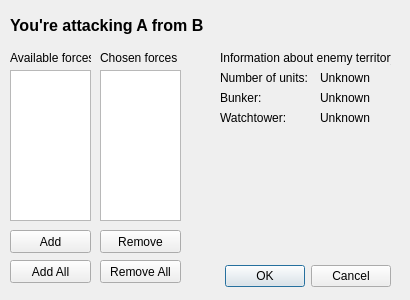
<?xml version="1.0" encoding="UTF-8"?>
<ui version="4.0">
 <class>AttackDialog</class>
 <widget class="QDialog" name="AttackDialog">
  <property name="geometry">
   <rect>
    <x>0</x>
    <y>0</y>
    <width>410</width>
    <height>300</height>
   </rect>
  </property>
  <property name="windowTitle">
   <string>Attack</string>
  </property>
  <widget class="QDialogButtonBox" name="buttonBox">
   <property name="geometry">
    <rect>
     <x>50</x>
     <y>260</y>
     <width>341</width>
     <height>32</height>
    </rect>
   </property>
   <property name="orientation">
    <enum>Qt::Horizontal</enum>
   </property>
   <property name="standardButtons">
    <set>QDialogButtonBox::Cancel|QDialogButtonBox::Ok</set>
   </property>
  </widget>
  <widget class="QLabel" name="titleLabel">
   <property name="geometry">
    <rect>
     <x>10</x>
     <y>10</y>
     <width>381</width>
     <height>31</height>
    </rect>
   </property>
   <property name="font">
    <font>
     <pointsize>12</pointsize>
     <weight>75</weight>
     <bold>true</bold>
    </font>
   </property>
   <property name="text">
    <string>You're attacking A from B</string>
   </property>
  </widget>
  <widget class="QLabel" name="label">
   <property name="geometry">
    <rect>
     <x>10</x>
     <y>50</y>
     <width>81</width>
     <height>16</height>
    </rect>
   </property>
   <property name="text">
    <string>Available forces</string>
   </property>
  </widget>
  <widget class="QLabel" name="label_2">
   <property name="geometry">
    <rect>
     <x>100</x>
     <y>50</y>
     <width>81</width>
     <height>16</height>
    </rect>
   </property>
   <property name="text">
    <string>Chosen forces</string>
   </property>
  </widget>
  <widget class="QPushButton" name="addButton">
   <property name="geometry">
    <rect>
     <x>10</x>
     <y>230</y>
     <width>81</width>
     <height>23</height>
    </rect>
   </property>
   <property name="text">
    <string>Add</string>
   </property>
  </widget>
  <widget class="QPushButton" name="removeButton">
   <property name="geometry">
    <rect>
     <x>100</x>
     <y>230</y>
     <width>81</width>
     <height>23</height>
    </rect>
   </property>
   <property name="text">
    <string>Remove</string>
   </property>
  </widget>
  <widget class="QPushButton" name="addAllButton">
   <property name="geometry">
    <rect>
     <x>10</x>
     <y>260</y>
     <width>81</width>
     <height>23</height>
    </rect>
   </property>
   <property name="text">
    <string>Add All</string>
   </property>
  </widget>
  <widget class="QPushButton" name="removeAllButton">
   <property name="geometry">
    <rect>
     <x>100</x>
     <y>260</y>
     <width>81</width>
     <height>23</height>
    </rect>
   </property>
   <property name="text">
    <string>Remove All</string>
   </property>
  </widget>
  <widget class="QLabel" name="infoTitleLabel">
   <property name="geometry">
    <rect>
     <x>220</x>
     <y>50</y>
     <width>171</width>
     <height>16</height>
    </rect>
   </property>
   <property name="text">
    <string>Information about enemy territory:</string>
   </property>
  </widget>
  <widget class="QTableWidget" name="availableTable">
   <property name="geometry">
    <rect>
     <x>10</x>
     <y>70</y>
     <width>81</width>
     <height>151</height>
    </rect>
   </property>
  </widget>
  <widget class="QTableWidget" name="chosenTable">
   <property name="geometry">
    <rect>
     <x>100</x>
     <y>70</y>
     <width>81</width>
     <height>151</height>
    </rect>
   </property>
  </widget>
  <widget class="QLabel" name="label_3">
   <property name="geometry">
    <rect>
     <x>220</x>
     <y>70</y>
     <width>91</width>
     <height>16</height>
    </rect>
   </property>
   <property name="text">
    <string>Number of units:</string>
   </property>
  </widget>
  <widget class="QLabel" name="label_4">
   <property name="geometry">
    <rect>
     <x>220</x>
     <y>90</y>
     <width>91</width>
     <height>16</height>
    </rect>
   </property>
   <property name="text">
    <string>Bunker:</string>
   </property>
  </widget>
  <widget class="QLabel" name="label_5">
   <property name="geometry">
    <rect>
     <x>220</x>
     <y>110</y>
     <width>91</width>
     <height>16</height>
    </rect>
   </property>
   <property name="text">
    <string>Watchtower:</string>
   </property>
  </widget>
  <widget class="QLabel" name="watchtowerLabel">
   <property name="geometry">
    <rect>
     <x>320</x>
     <y>110</y>
     <width>61</width>
     <height>16</height>
    </rect>
   </property>
   <property name="text">
    <string>Unknown</string>
   </property>
  </widget>
  <widget class="QLabel" name="noUnitsLabel">
   <property name="geometry">
    <rect>
     <x>320</x>
     <y>70</y>
     <width>61</width>
     <height>16</height>
    </rect>
   </property>
   <property name="text">
    <string>Unknown</string>
   </property>
  </widget>
  <widget class="QLabel" name="bunkerLabel">
   <property name="geometry">
    <rect>
     <x>320</x>
     <y>90</y>
     <width>61</width>
     <height>16</height>
    </rect>
   </property>
   <property name="text">
    <string>Unknown</string>
   </property>
  </widget>
 </widget>
 <resources/>
 <connections>
  <connection>
   <sender>buttonBox</sender>
   <signal>accepted()</signal>
   <receiver>AttackDialog</receiver>
   <slot>accept()</slot>
   <hints>
    <hint type="sourcelabel">
     <x>248</x>
     <y>254</y>
    </hint>
    <hint type="destinationlabel">
     <x>157</x>
     <y>274</y>
    </hint>
   </hints>
  </connection>
  <connection>
   <sender>buttonBox</sender>
   <signal>rejected()</signal>
   <receiver>AttackDialog</receiver>
   <slot>reject()</slot>
   <hints>
    <hint type="sourcelabel">
     <x>316</x>
     <y>260</y>
    </hint>
    <hint type="destinationlabel">
     <x>286</x>
     <y>274</y>
    </hint>
   </hints>
  </connection>
 </connections>
</ui>
